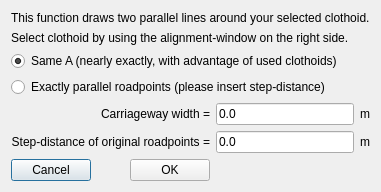
<?xml version="1.0" encoding="UTF-8"?>
<ui version="4.0">
 <class>CreateClothoidParallel</class>
 <widget class="QDialog" name="CreateClothoidParallel">
  <property name="geometry">
   <rect>
    <x>0</x>
    <y>0</y>
    <width>342</width>
    <height>177</height>
   </rect>
  </property>
  <property name="windowTitle">
   <string>Create-Parallel-Clothoids</string>
  </property>
  <layout class="QGridLayout" name="gridLayout">
   <item row="7" column="1">
    <widget class="QLabel" name="label_7">
     <property name="text">
      <string/>
     </property>
    </widget>
   </item>
   <item row="6" column="4">
    <widget class="QLineEdit" name="lineEdit_distance">
     <property name="text">
      <string>0.0</string>
     </property>
    </widget>
   </item>
   <item row="6" column="5">
    <widget class="QLabel" name="label_6">
     <property name="text">
      <string>m</string>
     </property>
    </widget>
   </item>
   <item row="5" column="0" colspan="4">
    <widget class="QLabel" name="label_2">
     <property name="text">
      <string>Carriageway width =</string>
     </property>
     <property name="alignment">
      <set>Qt::AlignRight|Qt::AlignTrailing|Qt::AlignVCenter</set>
     </property>
    </widget>
   </item>
   <item row="6" column="0" colspan="4">
    <widget class="QLabel" name="label_4">
     <property name="text">
      <string>Step-distance of original roadpoints =</string>
     </property>
     <property name="alignment">
      <set>Qt::AlignRight|Qt::AlignTrailing|Qt::AlignVCenter</set>
     </property>
    </widget>
   </item>
   <item row="5" column="5">
    <widget class="QLabel" name="label_5">
     <property name="text">
      <string>m</string>
     </property>
    </widget>
   </item>
   <item row="5" column="4">
    <widget class="QLineEdit" name="lineEdit_width">
     <property name="text">
      <string>0.0</string>
     </property>
    </widget>
   </item>
   <item row="7" column="0">
    <widget class="QPushButton" name="pushButtonCancel">
     <property name="text">
      <string>Cancel</string>
     </property>
    </widget>
   </item>
   <item row="7" column="3">
    <widget class="QPushButton" name="pushButtonGenerate">
     <property name="text">
      <string>OK</string>
     </property>
    </widget>
   </item>
   <item row="0" column="0" colspan="6">
    <widget class="QLabel" name="label">
     <property name="text">
      <string>This function draws two parallel lines around your selected clothoid.</string>
     </property>
    </widget>
   </item>
   <item row="1" column="0" colspan="6">
    <widget class="QLabel" name="label_8">
     <property name="text">
      <string>Select clothoid by using the alignment-window on the right side.</string>
     </property>
     <property name="alignment">
      <set>Qt::AlignLeading|Qt::AlignLeft|Qt::AlignVCenter</set>
     </property>
    </widget>
   </item>
   <item row="3" column="0" colspan="6">
    <widget class="QRadioButton" name="radioButton_sameA">
     <property name="text">
      <string>Same A (nearly exactly, with advantage of used clothoids) </string>
     </property>
     <property name="checked">
      <bool>true</bool>
     </property>
    </widget>
   </item>
   <item row="4" column="0" colspan="6">
    <widget class="QRadioButton" name="radioButton_exactly">
     <property name="text">
      <string>Exactly parallel roadpoints (please insert step-distance)</string>
     </property>
    </widget>
   </item>
  </layout>
 </widget>
 <resources/>
 <connections/>
</ui>
